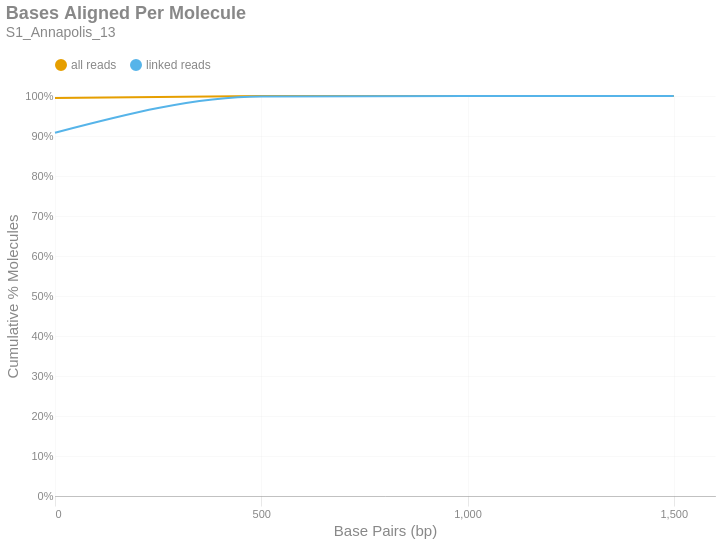

The notebook cell this image was saved under:
### Markdown cell above
### Bases Aligned Per Molecule
This is a cumulative frequency distribution showing the number of base pairs aligned per unique molecule. These data are shown in 500 bp bins. There are two distributions: one with `all reads` (yellow) and another with only `linked reads` (blue). The percent of molecules in the `linked reads` distribution is relative to the total number of linked molecules.

### Code cell
if SKIPLR:
    print_html(f"Skipped")
else:
    binned_df = consolidated_hist(valids['aligned_bp'], mask, 500, True)
    with SafeRender(binned_df):
        (
            density_plot(binned_df, 'Bases Aligned Per Molecule', samplename, 'basesper')
            .encode(
                x=alt.X('bin:Q', title="Base Pairs (bp)").axis(tickMinStep=500).scale(padding=0),
                y=alt.Y('value:Q', title='Cumulative % Molecules')
                    .axis(format='%')
                    .scale(domain = [0,1])
                    .stack(False),
                color=alt.Color("key:N").scale(domain = ["all reads", "linked reads"]),
                tooltip = [
                    alt.Tooltip("key:N", title = "Data Type"),
                    alt.Tooltip("range_label:N", title="Bases Aligned Per Molecule"),
                    alt.Tooltip("value:Q", format = ".2%", title="% Molecules (Cum.)")
                ]
            )
        ).display()

### Figure 1 — Vega-Lite specification as saved in the notebook (floating-point values rounded to 4 significant figures)
{"width": "container", "height": 400, "config": {"title": {"anchor": "start", "dy": -15, "fontSize": 18, "color": "#888888", "subtitleColor": "#888888", "subtitleFontSize": 14}, "arc": {"fill": "#0072B2"}, "axis": {"domainColor": "#888888", "domainWidth": 0.5, "gridWidth": 0.2, "grid": false, "titleFontWeight": 400, "titleFontSize": 15, "labelFontSize": 11, "labelColor": "#888888", "tickColor": "#888888", "tickWidth": 0.2, "titleColor": "#888888"}, "axisBand": {"grid": false}, "axisX": {"grid": true, "tickSize": 10, "domainCap": "round"}, "axisY": {"domain": false, "grid": true, "tickSize": 0, "domainCap": "round"}, "background": "transparent", "header": {"labelFontSize": 15, "labelColor": "#888888", "titleFontSize": 15, "titleFontWeight": 600, "titleColor": "#888888"}, "legend": {"labelFont": "sans-serif", "labelFontSize": 12, "labelColor": "#888888", "symbolSize": 100, "symbolType": "circle", "titleFontSize": 12, "titlePadding": 10, "titleColor": "#888888", "title": null, "orient": "top"}, "range": {"category": ["#E69F00", "#56B4E9", "#009E73", "#F0E442", "#0072B2", "#D55E00", "#CC79A7", "#000000"], "diverging": ["#cfe8f3", "#a2d4ec", "#73bfe2", "#46abdb", "#1696d2", "#12719e"]}, "area": {"fill": "#0072B2", "fillOpacity": 0.7, "line": true, "strokeOpacity": 0.7}, "line": {"color": "#0072B2", "stroke": "#0072B2", "strokeWidth": 2}, "trail": {"color": "#0072B2", "stroke": "#0072B2", "strokeWidth": 0, "size": 1}, "point": {"filled": true, "fillOpacity": 1.0, "size": 95}, "text": {"color": "#888888", "fontSize": 11, "align": "right", "fontWeight": 400, "size": 11}, "bar": {"fill": "#0072B2", "stroke": null}, "view": {"stroke": null, "continuousWidth": 660, "continuousHeight": 400}}, "data": {"name": "data-0e40748d9e572727cf20bc1e6475338b"}, "mark": {"type": "line", "interpolate": "monotone", "point": {"opacity": 0, "size": 275}}, "encoding": {"color": {"field": "key", "scale": {"domain": ["all reads", "linked reads"]}, "type": "nominal"}, "tooltip": [{"field": "key", "title": "Data Type", "type": "nominal"}, {"field": "range_label", "title": "Bases Aligned Per Molecule", "type": "nominal"}, {"field": "value", "format": ".2%", "title": "% Molecules (Cum.)", "type": "quantitative"}], "x": {"axis": {"tickMinStep": 500}, "field": "bin", "scale": {"padding": 0}, "title": "Base Pairs (bp)", "type": "quantitative"}, "y": {"axis": {"format": "%"}, "field": "value", "scale": {"domain": [0, 1]}, "stack": false, "title": "Cumulative % Molecules", "type": "quantitative"}}, "params": [{"name": "param_c36ac31b6afebe62", "select": {"type": "point", "fields": ["key"]}, "bind": "legend"}], "title": {"text": "Bases Aligned Per Molecule", "subtitle": "S1_Annapolis_13"}, "transform": [{"fold": ["all reads (cumsum)", "linked reads (cumsum)"]}, {"calculate": "replace(datum.key, ' (cumsum)', '')", "as": "key"}, {"filter": {"param": "param_c36ac31b6afebe62"}}], "usermeta": {"embedOptions": {"downloadFileName": "S1_Annapolis_13.basesper"}}, "$schema": "https://vega.github.io/schema/vega-lite/v6.1.0.json", "datasets": {"data-0e40748d9e572727cf20bc1e6475338b": [{"bin": "0.0", "interval": "0.0-500.0", "all reads": 0.9948, "linked reads": 0.9081, "all reads (cumsum)": 0.9948, "linked reads (cumsum)": 0.9081, "range_label": "0-499"}, {"bin": "500.0", "interval": "500.0-1000.0", "all reads": 0.005067, "linked reads": 0.0905, "all reads (cumsum)": 0.9999, "linked reads (cumsum)": 0.9986, "range_label": "500-999"}, {"bin": "1000.0", "interval": "1000.0-1500.0", "all reads": 0.0001167, "linked reads": 0.001361, "all reads (cumsum)": 1.0, "linked reads (cumsum)": 1.0, "range_label": "1000-1499"}, {"bin": "1500.0", "interval": "1500.0-2000.0", "all reads": 4.145e-06, "linked reads": 2.475e-05, "all reads (cumsum)": 1.0, "linked reads (cumsum)": 1.0, "range_label": "1500-1999"}]}}
